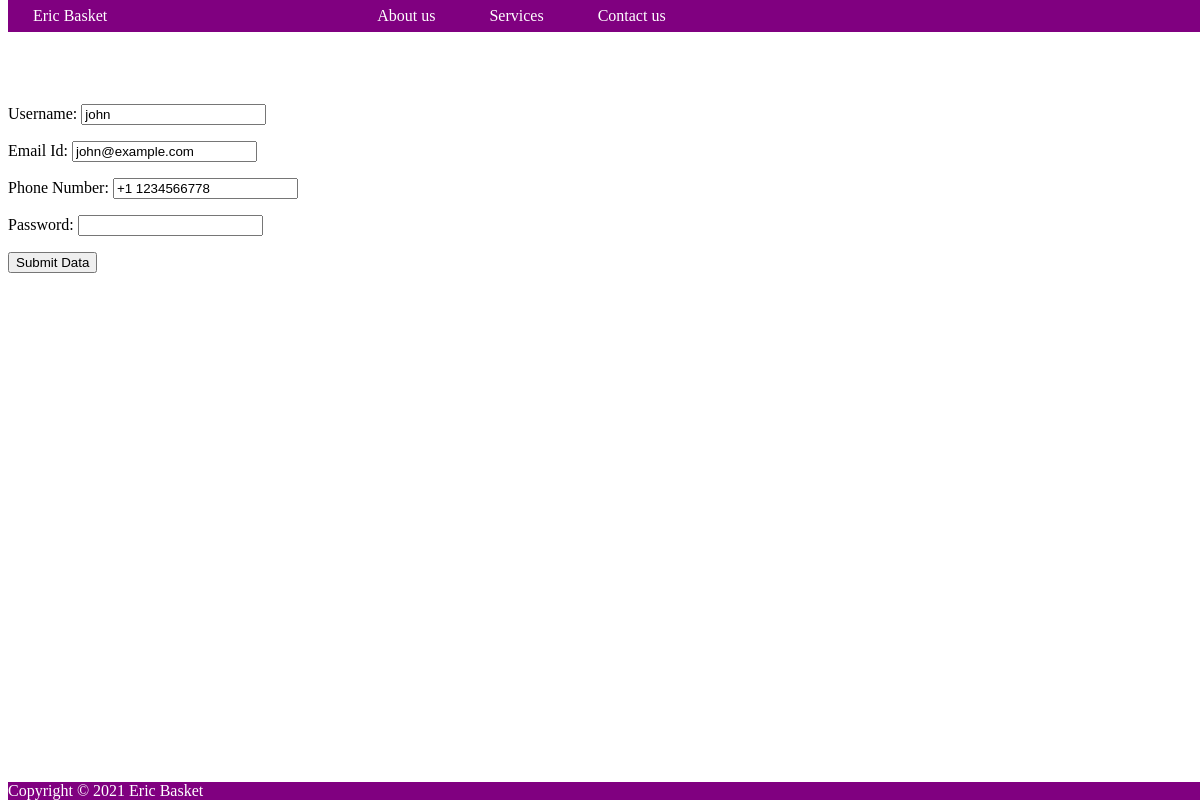
Screenshot of /userupdate/5/ (signed in) with the database file from the repository.
### project_app1/models.py (models this page shows, shortened)
class RegisteredUser(models.Model):
    name = models.CharField(max_length=100)
    emailid = models.CharField(max_length=100)
    phoneNum = models.CharField(blank=True, null=True, max_length=20)
    password = models.CharField(max_length=30)

### project_app1/views.py (the view)
# urls.py: path("userupdate/<int:pk>/", views.UserUpdateView.as_view(template_name="user_create.html"), name="userupdate")
class UserUpdateView(UserPassesTestMixin, UpdateView):
    model = RegisteredUser
    form_class = RegisterForm
    def test_func(self):
        if self.request.user.is_active:
            return True
        else:
            return False

### project_app1/forms.py
class RegisterForm(ModelForm):
    password = forms.CharField(widget=forms.PasswordInput)
    class Meta:
        model = RegisteredUser
        fields = '__all__'
        labels = {
            "name": "Username",
            "emailid": "Email Id",
            "phoneNum": "Phone Number",
            "password": "Password"
        }

### project_app1/templates/user_create.html (shortened to what this page needs)
{% extends 'base.html' %}
    {% block content %}
        <form method="POST">
            {% if request.user.is_superuser or request.user.is_staff %}
                {{ form.as_p }}
                <button type="submit">Submit Data</button>
            {% else %}
                The logged in user is not a superuser.
                Please log in as a super user in order
                to add/modify user data.
            {% endif %}
        </form>
    {% endblock content %}

### project_app1/templates/base.html (style rules this page uses)
body { padding-top: 80px; padding-bottom: 80px; }

### rows the page displays
RegisteredUser: name "john", emailid "john@example.com", phoneNum "+1 1234566778"
